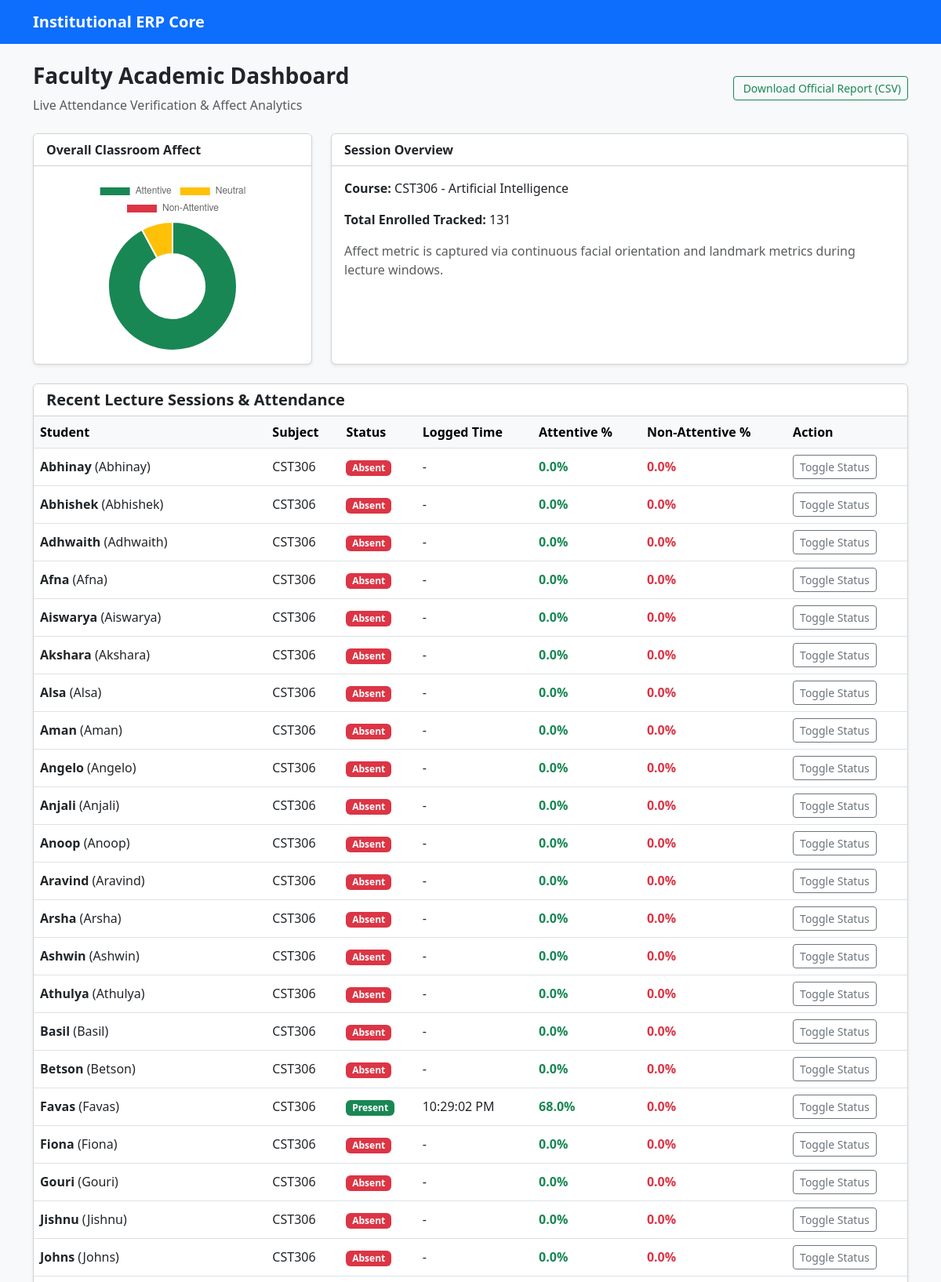
/dashboard/faculty/ (upper part), run on the app's committed database.
### academic_portal/models.py (models this page shows, shortened)
class AttendanceRecord(models.Model):
    STATUS_CHOICES = (
        ('Present', 'Present'),
        ('Absent', 'Absent'),
        ('Duty Leave', 'Duty Leave'),
    )
    session = models.ForeignKey(LectureSession, on_delete=models.CASCADE, related_name='attendance_logs')
    student = models.ForeignKey(Student, on_delete=models.CASCADE, related_name='attendance_records')
    status = models.CharField(max_length=20, choices=STATUS_CHOICES, default='Absent')
    time_logged = models.CharField(max_length=20, default='-')
    liveness_verified = models.BooleanField(default=False)
    attentive_rate = models.FloatField(default=0.0)
    neutral_rate = models.FloatField(default=0.0)
    non_attentive_rate = models.FloatField(default=0.0)
    class Meta:
        unique_together = ('session', 'student')

class Student(models.Model):
    user_profile = models.OneToOneField(UserProfile, on_delete=models.CASCADE, null=True, blank=True)
    register_number = models.CharField(max_length=30, unique=True)  # e.g. GIK23AIM006
    full_name = models.CharField(max_length=100)
    semester = models.IntegerField(default=6)
    face_label = models.CharField(max_length=100, unique=True)      # Folder name used in Train.py
    ktu_activity_points = models.IntegerField(default=0)            # KTU Activity Points ledger

class LectureSession(models.Model):
    subject_code = models.CharField(max_length=20)                  # e.g. CST306
    subject_name = models.CharField(max_length=100)
    faculty = models.ForeignKey(User, on_delete=models.SET_NULL, null=True)
    session_date = models.DateField(auto_now_add=True)
    start_time = models.TimeField(auto_now_add=True)

### academic_portal/views.py (the view)
# urls.py: path('dashboard/faculty/', faculty_dashboard, name='faculty_dashboard'),
def faculty_dashboard(request):
    attendance_records = AttendanceRecord.objects.select_related('student', 'session').order_by('-session__session_date')
    pending_leaves = DutyLeave.objects.filter(status='PENDING').select_related('student')
    metrics = attendance_records.aggregate(
        avg_attentive=Avg('attentive_rate'),
        avg_neutral=Avg('neutral_rate'),
        avg_non_attentive=Avg('non_attentive_rate')
    )
    avg_attentive = round(metrics['avg_attentive'] or 0.0, 1)
    avg_neutral = round(metrics['avg_neutral'] or 0.0, 1)
    avg_non_attentive = round(metrics['avg_non_attentive'] or 0.0, 1)
    return render(request, 'academic_portal/faculty_dashboard.html', {
        'attendance_records': attendance_records,
        'pending_leaves': pending_leaves,
        'avg_attentive': avg_attentive,
        'avg_neutral': avg_neutral,
        'avg_non_attentive': avg_non_attentive,
    })

### academic_portal/templates/academic_portal/faculty_dashboard.html (shortened to what this page needs)
{% extends 'academic_portal/base.html' %}
{% block content %}
<div class="row mb-4 align-items-center">
    <div class="col-md-8">
        <h3 class="fw-bold">Faculty Academic Dashboard</h3>
        <p class="text-muted mb-0">Live Attendance Verification & Affect Analytics</p>
    </div>
    <div class="col-md-4 text-md-end mt-2 mt-md-0">
        <a href="{% url 'export_attendance_csv' %}" class="btn btn-outline-success btn-sm">
            Download Official Report (CSV)
        </a>
    </div>
</div>
<div class="row mb-4">
    <div class="col-md-4 mb-3 mb-md-0">
        <div class="card shadow-sm h-100">
            <div class="card-header bg-white fw-bold">Overall Classroom Affect</div>
            <div class="card-body d-flex justify-content-center align-items-center">
                <canvas id="affectChart" style="max-height: 220px;"></canvas>
            </div>
        </div>
    </div>
    <div class="col-md-8">
        <div class="card shadow-sm h-100">
            <div class="card-header bg-white fw-bold">Session Overview</div>
            <div class="card-body">
                <p><strong>Course:</strong> CST306 - Artificial Intelligence</p>
                <p><strong>Total Enrolled Tracked:</strong> {{ attendance_records|length }}</p>
                <p class="text-muted mb-0">Affect metric is captured via continuous facial orientation and landmark metrics during lecture windows.</p>
            </div>
        </div>
    </div>
</div>
<script>
    const ctx = document.getElementById('affectChart');
    new Chart(ctx, {
        type: 'doughnut',
        data: {
            labels: ['Attentive', 'Neutral', 'Non-Attentive'],
            datasets: [{
                data: [{{ avg_attentive }}, {{ avg_neutral }}, {{ avg_non_attentive }}],
    backgroundColor: ['#198754', '#ffc107', '#dc3545']
    }]
    },
    options: {
        responsive: true,
            maintainAspectRatio: false
    }
    });
</script>
<div class="card shadow-sm mb-4">
    <div class="card-header bg-white">
        <h5 class="mb-0 fw-bold">Recent Lecture Sessions & Attendance</h5>
    </div>
    <div class="card-body p-0">
        <div class="table-responsive">
            <table class="table table-hover align-middle mb-0">
                <thead class="table-light">
                <tr>
                    <th>Student</th>
                    <th>Subject</th>
                    <th>Status</th>
                    <th>Logged Time</th>
                    <th>Attentive %</th>
                    <th>Non-Attentive %</th>
                    <th>Action</th>
                </tr>
                </thead>
                <tbody>
                {% for record in attendance_records %}
                <tr>
                    <td><strong>{{ record.student.full_name }}</strong> ({{ record.student.register_number }})</td>
                    <td>{{ record.session.subject_code }}</td>
                    <td>
                        <span class="badge {% if record.status == 'Present' %}bg-success{% elif record.status == 'Duty Leave' %}bg-warning text-dark{% else %}bg-danger{% endif %}">
                            {{ record.status }}
                        </span>
                    </td>
                    <td>{{ record.time_logged }}</td>
                    <td><span class="text-success fw-bold">{{ record.attentive_rate }}%</span></td>
                    <td><span class="text-danger fw-bold">{{ record.non_attentive_rate }}%</span></td>
                    <td>
                        <form method="POST" action="{% url 'toggle_attendance' record.id %}" style="display:inline;">
                            <button type="submit" class="btn btn-sm btn-outline-secondary">Toggle Status</button>
                        </form>
                    </td>
                </tr>
                {% empty %}
                <tr><td colspan="7" class="text-center py-3">No attendance records found.</td></tr>
                {% endfor %}
                </tbody>
            </table>
        </div>
    </div>
</div>
{% endblock %}

### data on the page
AttendanceRecord: student.full_name "Abhinay", student.register_number "Abhinay", session.subject_code "CST306", status "Absent", time_logged "-", attentive_rate "0.0", non_attentive_rate "0.0"
AttendanceRecord: student.full_name "Abhishek", student.register_number "Abhishek", session.subject_code "CST306", status "Absent", time_logged "-", attentive_rate "0.0", non_attentive_rate "0.0"
AttendanceRecord: student.full_name "Adhwaith", student.register_number "Adhwaith", session.subject_code "CST306", status "Absent", time_logged "-", attentive_rate "0.0", non_attentive_rate "0.0"
AttendanceRecord: student.full_name "Afna", student.register_number "Afna", session.subject_code "CST306", status "Absent", time_logged "-", attentive_rate "0.0", non_attentive_rate "0.0"
AttendanceRecord: student.full_name "Aiswarya", student.register_number "Aiswarya", session.subject_code "CST306", status "Absent", time_logged "-", attentive_rate "0.0", non_attentive_rate "0.0"
AttendanceRecord: student.full_name "Akshara", student.register_number "Akshara", session.subject_code "CST306", status "Absent", time_logged "-", attentive_rate "0.0", non_attentive_rate "0.0"
AttendanceRecord: student.full_name "Alsa", student.register_number "Alsa", session.subject_code "CST306", status "Absent", time_logged "-", attentive_rate "0.0", non_attentive_rate "0.0"
AttendanceRecord: student.full_name "Aman", student.register_number "Aman", session.subject_code "CST306", status "Absent", time_logged "-", attentive_rate "0.0", non_attentive_rate "0.0"
AttendanceRecord: student.full_name "Angelo", student.register_number "Angelo", session.subject_code "CST306", status "Absent", time_logged "-", attentive_rate "0.0", non_attentive_rate "0.0"
AttendanceRecord: student.full_name "Anjali", student.register_number "Anjali", session.subject_code "CST306", status "Absent", time_logged "-", attentive_rate "0.0", non_attentive_rate "0.0"
AttendanceRecord: student.full_name "Anoop", student.register_number "Anoop", session.subject_code "CST306", status "Absent", time_logged "-", attentive_rate "0.0", non_attentive_rate "0.0"
AttendanceRecord: student.full_name "Aravind", student.register_number "Aravind", session.subject_code "CST306", status "Absent", time_logged "-", attentive_rate "0.0", non_attentive_rate "0.0"
AttendanceRecord: student.full_name "Arsha", student.register_number "Arsha", session.subject_code "CST306", status "Absent", time_logged "-", attentive_rate "0.0", non_attentive_rate "0.0"
AttendanceRecord: student.full_name "Ashwin", student.register_number "Ashwin", session.subject_code "CST306", status "Absent", time_logged "-", attentive_rate "0.0", non_attentive_rate "0.0"
AttendanceRecord: student.full_name "Athulya", student.register_number "Athulya", session.subject_code "CST306", status "Absent", time_logged "-", attentive_rate "0.0", non_attentive_rate "0.0"
AttendanceRecord: student.full_name "Basil", student.register_number "Basil", session.subject_code "CST306", status "Absent", time_logged "-", attentive_rate "0.0", non_attentive_rate "0.0"
AttendanceRecord: student.full_name "Betson", student.register_number "Betson", session.subject_code "CST306", status "Absent", time_logged "-", attentive_rate "0.0", non_attentive_rate "0.0"
AttendanceRecord: student.full_name "Favas", student.register_number "Favas", session.subject_code "CST306", status "Present", time_logged "10:29:02 PM", attentive_rate "68.0", non_attentive_rate "0.0"
AttendanceRecord: student.full_name "Fiona", student.register_number "Fiona", session.subject_code "CST306", status "Absent", time_logged "-", attentive_rate "0.0", non_attentive_rate "0.0"
AttendanceRecord: student.full_name "Gouri", student.register_number "Gouri", session.subject_code "CST306", status "Absent", time_logged "-", attentive_rate "0.0", non_attentive_rate "0.0"
AttendanceRecord: student.full_name "Jishnu", student.register_number "Jishnu", session.subject_code "CST306", status "Absent", time_logged "-", attentive_rate "0.0", non_attentive_rate "0.0"
AttendanceRecord: student.full_name "Johns", student.register_number "Johns", session.subject_code "CST306", status "Absent", time_logged "-", attentive_rate "0.0", non_attentive_rate "0.0"

### other printed values
{{ attendance_records|length }} "131"
chart data {{ avg_attentive }} 10.5
chart data {{ avg_neutral }} 0.9
chart data {{ avg_non_attentive }} 0.0
